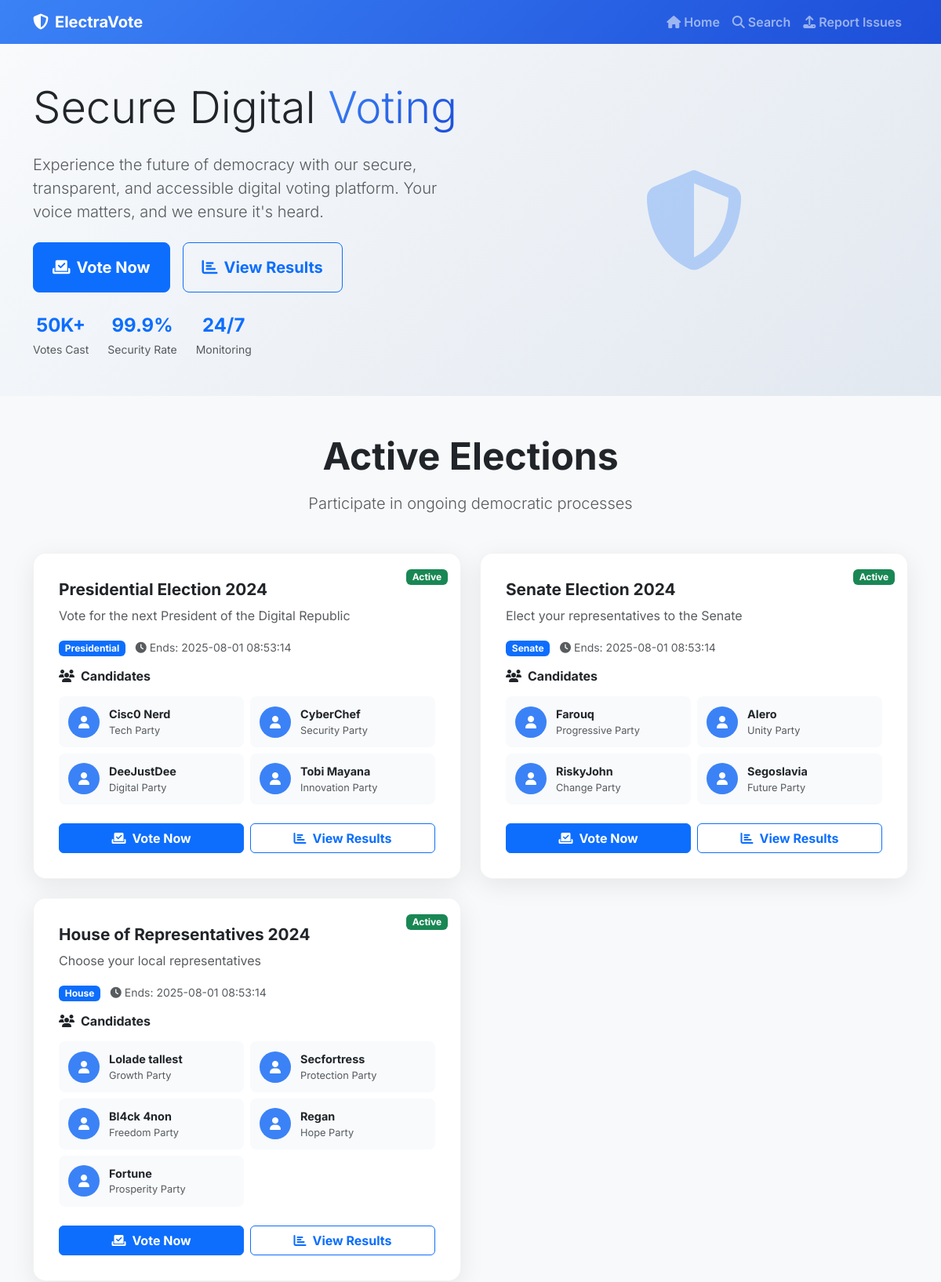
Before: / (upper part) with the older database file.
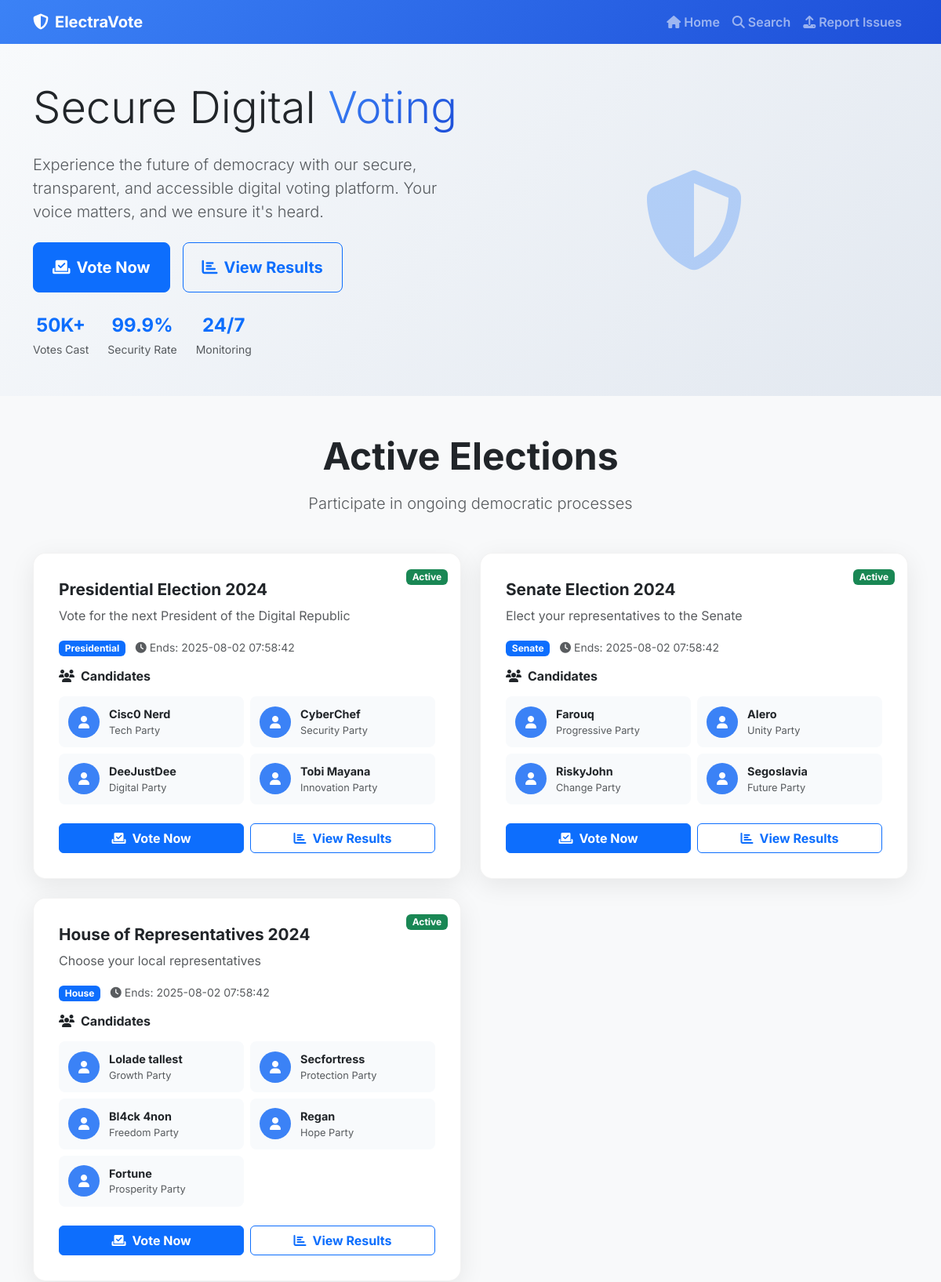
After: the same page with the newer database file.
### tables this page shows
CREATE TABLE candidates (
            id INTEGER PRIMARY KEY,
            election_id INTEGER,
            name TEXT NOT NULL,
            party TEXT,
            created_at TEXT,
            FOREIGN KEY (election_id) REFERENCES elections (id)
        );

CREATE TABLE elections (
            id INTEGER PRIMARY KEY,
            title TEXT NOT NULL,
            description TEXT,
            election_type TEXT,
            start_date TEXT,
            end_date TEXT,
            status TEXT DEFAULT 'active',
            created_by TEXT,
            created_at TEXT
        );

### app.py (the view)
@app.route('/')
def index():
    try:
        conn = get_db_connection()
        cursor = conn.cursor()
        cursor.execute('''
            SELECT e.*, c.id as candidate_id, c.name as candidate_name, c.party as candidate_party
            FROM elections e
            LEFT JOIN candidates c ON e.id = c.election_id
            WHERE e.status = 'active'
            ORDER BY e.id, c.id
        ''')
        rows = cursor.fetchall()
        conn.close()
        elections = {}
        for row in rows:
            election_id = row[0]
            if election_id not in elections:
                elections[election_id] = {
                    'id': row[0],
                    'title': row[1],
                    'description': row[2],
                    'election_type': row[3],
                    'start_date': row[4],
                    'end_date': row[5],
                    'status': row[6],
                    'created_by': row[7],
                    'created_at': row[8],
                    'candidates': []
                }
            if row[9]:
                elections[election_id]['candidates'].append({
                    'id': row[9],
                    'name': row[10],
                    'party': row[11]
                })
        return render_template('index.html', elections=elections.values())
    except Exception as e:
        return f"Error loading elections: {str(e)}", 500

### app.py (called while the page is built)
def get_db_connection():
    conn = sqlite3.connect('voting.db', timeout=20.0)
    conn.row_factory = sqlite3.Row
    return conn

### templates/index.html (shortened to what this page needs)
<!DOCTYPE html>
<html lang="en">
<head>
    <link href="https://cdn.jsdelivr.net/npm/bootstrap@5.3.0/dist/css/bootstrap.min.css" rel="stylesheet">
    <link href="https://cdnjs.cloudflare.com/ajax/libs/font-awesome/6.4.0/css/all.min.css" rel="stylesheet">
</head>
<body class="bg-light">
    <nav class="navbar navbar-expand-lg navbar-dark bg-gradient-primary">
        <div class="container">
            <a class="navbar-brand fw-bold" href="/">
                <i class="fas fa-shield-alt me-2"></i>ElectraVote
            </a>
            <div class="collapse navbar-collapse" id="navbarNav">
                <ul class="navbar-nav ms-auto">
                    <li class="nav-item">
                        <a class="nav-link fw-semibold" href="/">
                            <i class="fas fa-home me-1"></i>Home
                        </a>
                    </li>
                    <li class="nav-item">
                        <a class="nav-link fw-semibold" href="/search">
                            <i class="fas fa-search me-1"></i>Search
                        </a>
                    </li>
                    <li class="nav-item">
                        <a class="nav-link fw-semibold" href="/upload">
                            <i class="fas fa-upload me-1"></i>Report Issues
                        </a>
                    </li>
                </ul>
            </div>
        </div>
    </nav>
    <div class="hero-section py-5">
        <div class="container">
            <div class="row align-items-center">
                <div class="col-lg-6">
                    <h1 class="display-4 fw-black text-dark mb-4">
                        Secure Digital
                        <span class="text-gradient">Voting</span>
                    </h1>
                    <p class="lead text-muted mb-4">
                        Experience the future of democracy with our secure, transparent, and accessible digital voting platform.
                        Your voice matters, and we ensure it's heard.
                    </p>
                    <div class="d-flex gap-3 mb-4">
                        <button class="btn btn-primary btn-lg px-4 py-3 fw-bold" onclick="scrollToElections()">
                            <i class="fas fa-vote-yea me-2"></i>Vote Now
                        </button>
                        <button class="btn btn-outline-primary btn-lg px-4 py-3 fw-bold" onclick="showResults()">
                            <i class="fas fa-chart-bar me-2"></i>View Results
                        </button>
                    </div>
                    <div class="hero-stats d-flex gap-4">
                        <div class="text-center">
                            <div class="fw-bold text-primary fs-4">50K+</div>
                            <small class="text-muted">Votes Cast</small>
                        </div>
                        <div class="text-center">
                            <div class="fw-bold text-primary fs-4">99.9%</div>
                            <small class="text-muted">Security Rate</small>
                        </div>
                        <div class="text-center">
                            <div class="fw-bold text-primary fs-4">24/7</div>
                            <small class="text-muted">Monitoring</small>
                        </div>
                    </div>
                </div>
                <div class="col-lg-6 text-center">
                    <div class="hero-image">
                        <i class="fas fa-shield-alt text-primary opacity-25" style="font-size: 8rem;"></i>
                    </div>
                </div>
            </div>
        </div>
    </div>
    <div class="elections-section py-5" id="electionsSection">
        <div class="container">
            <div class="text-center mb-5">
                <h2 class="display-5 fw-bold text-dark mb-3">Active Elections</h2>
                <p class="lead text-muted">Participate in ongoing democratic processes</p>
            </div>
            {% if elections %}
            <div class="row g-4">
                {% for election in elections %}
                <div class="col-lg-6">
                    <div class="election-card">
                        <div class="election-header">
                            <div class="election-badge">
                                <span class="badge bg-success">{{ election.status|title }}</span>
                            </div>
                            <h4 class="election-title fw-bold text-dark mb-2">{{ election.title }}</h4>
                            <p class="election-description text-muted mb-3">{{ election.description }}</p>
                            <div class="election-meta mb-3">
                                <span class="badge bg-primary me-2">{{ election.election_type|title }}</span>
                                <small class="text-muted">
                                    <i class="fas fa-clock me-1"></i>Ends: {{ election.end_date }}
                                </small>
                            </div>
                        </div>
                        <div class="candidates-section mb-4">
                            <h6 class="fw-bold text-dark mb-3">
                                <i class="fas fa-users me-2"></i>Candidates
                            </h6>
                            <div class="row g-2">
                                {% for candidate in election.candidates %}
                                <div class="col-md-6">
                                    <div class="candidate-card">
                                        <div class="candidate-avatar">
                                            <i class="fas fa-user"></i>
                                        </div>
                                        <div class="candidate-info">
                                            <div class="candidate-name fw-bold">{{ candidate.name }}</div>
                                            {% if candidate.party %}
                                            <div class="candidate-party text-muted small">{{ candidate.party }}</div>
                                            {% endif %}
                                        </div>
                                    </div>
                                </div>
                                {% endfor %}
                            </div>
                        </div>
                        <div class="election-actions">
                            <div class="row g-2">
                                <div class="col-6">
                                    <a href="/vote/{{ election.id }}" class="btn btn-primary w-100 fw-bold">
                                        <i class="fas fa-vote-yea me-2"></i>Vote Now
                                    </a>
                                </div>
                                <div class="col-6">
                                    <a href="/results/{{ election.id }}" class="btn btn-outline-primary w-100 fw-bold">
                                        <i class="fas fa-chart-bar me-2"></i>View Results
                                    </a>
                                </div>
                            </div>
                        </div>
                    </div>
                </div>
                {% endfor %}
            </div>
            {% endif %}
        </div>
    </div>
</body>
</html>

### templates/index.html (style rules this page uses)
:root { --primary-color: #3b82f6; --primary-dark: #1d4ed8; --success-color: #10b981; --warning-color: #f59e0b; --danger-color: #ef4444; }
body { font-family: 'Inter', sans-serif; }
.bg-gradient-primary { background: linear-gradient(135deg, var(--primary-color) 0%, var(--primary-dark) 100%); }
.text-gradient { background: linear-gradient(135deg, var(--primary-color), var(--primary-dark)); -webkit-background-clip: text; -webkit-text-fill-color: transparent; background-clip: text; }
.hero-section { background: linear-gradient(135deg, #f8fafc 0%, #e2e8f0 100%); }
.hero-image { animation: float 6s ease-in-out infinite; }
.election-card { background: white; border-radius: 16px; box-shadow: 0 8px 32px rgba(0,0,0,0.08); transition: all 0.3s ease; border: 1px solid rgba(0,0,0,0.05); overflow: hidden; position: relative; padding: 2rem; }
.election-badge { position: absolute; top: 1rem; right: 1rem; }
.election-title { font-size: 1.3rem; line-height: 1.3; }
.election-description { line-height: 1.5; }
.candidate-card { background: #f8fafc; border-radius: 8px; padding: 0.75rem; display: flex; align-items: center; gap: 0.75rem; transition: all 0.3s ease; }
.candidate-avatar { width: 40px; height: 40px; background: var(--primary-color); border-radius: 50%; display: flex; align-items: center; justify-content: center; color: white; }
.candidate-name { font-size: 0.9rem; }
.candidate-party { font-size: 0.8rem; }
.animate-fade-in { animation: fadeInUp 0.6s ease-out forwards; }
.election-card:nth-child(1) { animation-delay: 0.1s; }

Changed rows visible on the page:
changed through a linked row, candidates "Cisc0 Nerd": end_date "2025-08-01 08:53:14" → "2025-08-02 07:58:42"
changed through a linked row, candidates "Farouq": end_date "2025-08-01 08:53:14" → "2025-08-02 07:58:42"
changed through a linked row, candidates "Lolade tallest": end_date "2025-08-01 08:53:14" → "2025-08-02 07:58:42"
